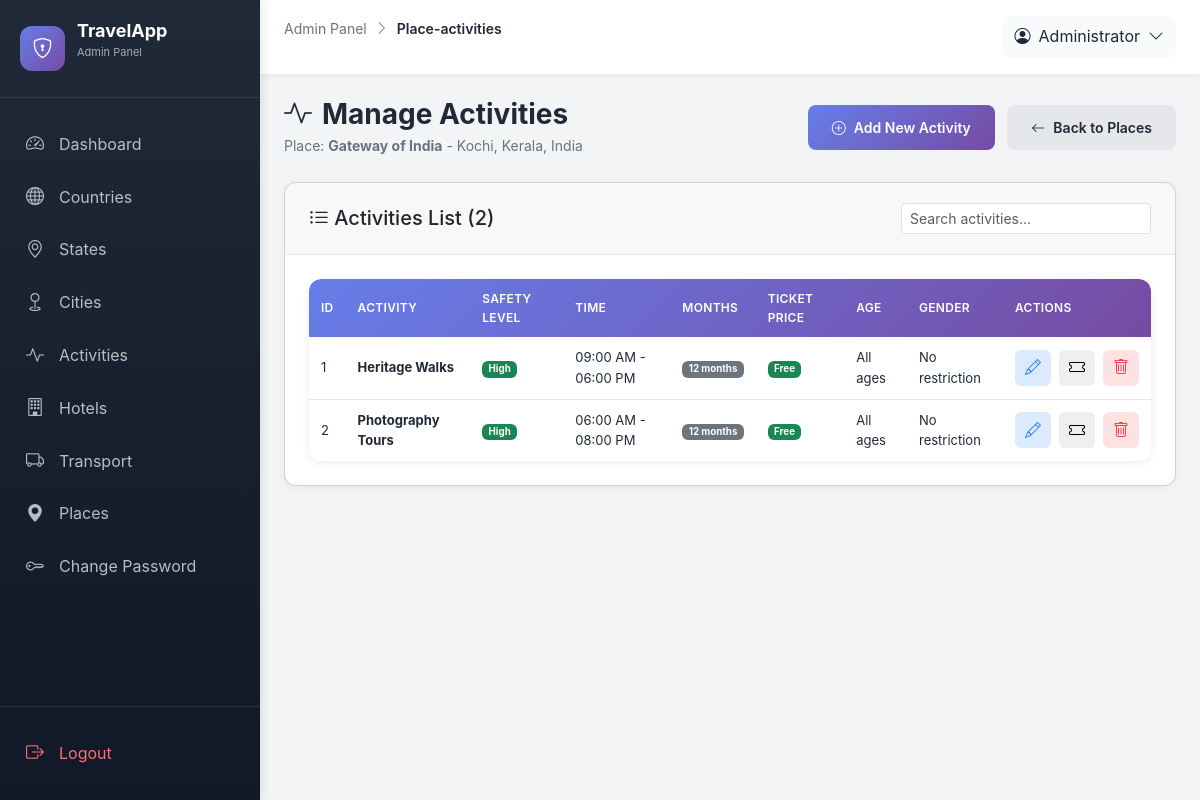
Page /admin/place-activities.php?place_id=1 (signed in) on the committed database.
### tables this page shows
CREATE TABLE IF NOT EXISTS places (
    id INT AUTO_INCREMENT PRIMARY KEY,
    city_id INT NOT NULL,
    name VARCHAR(100) NOT NULL,
    description TEXT,
    image VARCHAR(255),
    security_info TEXT,
    night_travel_safety TEXT,
    safety_level ENUM('High', 'Medium', 'Low', 'Worst') DEFAULT 'Medium',
    religion_restrictions TEXT,
     
    best_time_of_day ENUM('morning','afternoon','evening','anytime'),
    avg_visit_time_hours DECIMAL(3,1),
    crowd_level ENUM('low','medium','high'),
    avg_waiting_time_minutes INT,
     
    weather_dependency ENUM('low','medium','high'),
    monsoon_risk ENUM('safe','risky','closed'),
    sudden_closure_risk ENUM('rare','occasional','frequent'),
     
    child_friendly ENUM('yes','no'),
    senior_friendly ENUM('yes','no'),
    physical_effort ENUM('low','medium','high'),
     
    nearest_hospital_distance_km DECIMAL(5,2),
    police_response_level ENUM('good','medium','poor'),
     
    digital_amenities TEXT,
    mobile_network ENUM('good','weak','none'),
    internet_availability ENUM('yes','limited','no'),
     
    experience_score INT CHECK (experience_score BETWEEN 1 AND 5),
    priority_level INT DEFAULT 3,
    status ENUM('active','inactive') DEFAULT 'active',
    is_verified ENUM('yes','no') DEFAULT 'no',
    created_at TIMESTAMP DEFAULT CURRENT_TIMESTAMP,
    FOREIGN KEY (city_id) REFERENCES districts(id) ON DELETE CASCADE
);

CREATE TABLE IF NOT EXISTS districts (
    id INT AUTO_INCREMENT PRIMARY KEY,
    state_id INT NOT NULL,
    name VARCHAR(100) NOT NULL,
    description TEXT,
    image VARCHAR(255),
    latitude DECIMAL(10,7),
    longitude DECIMAL(10,7),
    road_type ENUM('plain','hill','mixed') DEFAULT 'plain',
    status ENUM('active','inactive') DEFAULT 'active',
    created_at TIMESTAMP DEFAULT CURRENT_TIMESTAMP,
    FOREIGN KEY (state_id) REFERENCES states(id) ON DELETE CASCADE
);

CREATE TABLE IF NOT EXISTS states (
    id INT AUTO_INCREMENT PRIMARY KEY,
    country_id INT NOT NULL,
    name VARCHAR(100) NOT NULL,
    description TEXT,
    image VARCHAR(255),
    best_months TEXT,
    status ENUM('active','inactive') DEFAULT 'active',
    created_at TIMESTAMP DEFAULT CURRENT_TIMESTAMP,
    FOREIGN KEY (country_id) REFERENCES countries(id) ON DELETE CASCADE
);

CREATE TABLE IF NOT EXISTS countries (
    id INT AUTO_INCREMENT PRIMARY KEY,
    name VARCHAR(100) NOT NULL,
    description TEXT,
    image VARCHAR(255),
    status ENUM('active','inactive') DEFAULT 'active',
    created_at TIMESTAMP DEFAULT CURRENT_TIMESTAMP
);

CREATE TABLE IF NOT EXISTS place_activities (
    id INT AUTO_INCREMENT PRIMARY KEY,
    place_id INT NOT NULL,
    activity_type_id INT NOT NULL,
    safety_info TEXT,
    safety_level ENUM('High', 'Medium', 'Low', 'Worst') DEFAULT 'Medium',
    age_restriction VARCHAR(50),
    gender_restriction VARCHAR(50),
    medical_restrictions TEXT,
    open_time TIME,
    close_time TIME,
    available_months TEXT,
    ticket_price VARCHAR(100),
     
    difficulty_level ENUM('easy','moderate','hard'),
    physical_effort ENUM('low','medium','high'),
     
    weather_dependency ENUM('low','medium','high'),
    monsoon_risk ENUM('safe','risky','closed'),
    cancellation_chance ENUM('low','medium','high'),
     
    safety_equipment_required ENUM('yes','no'),
    equipment_provided ENUM('yes','partial','no'),
     
    guide_mandatory ENUM('yes','no'),
    operator_type ENUM('government','private','local'),
     
    buffer_time_minutes INT,
    reporting_time TIME,
     
    crowd_level ENUM('low','medium','high'),
    avg_waiting_time_minutes INT,
     
    min_age INT,
    max_age INT,
     
    nearest_medical_distance_km DECIMAL(5,2),
    emergency_support_level ENUM('good','medium','poor'),
     
    stop_conditions TEXT,
     
    family_friendly ENUM('yes','no'),
    solo_traveler_safe ENUM('yes','no'),
    status ENUM('active','inactive') DEFAULT 'active',
    is_verified ENUM('yes','no') DEFAULT 'no',
    priority_level INT DEFAULT 3,
    created_at TIMESTAMP DEFAULT CURRENT_TIMESTAMP,
    FOREIGN KEY (place_id) REFERENCES places(id) ON DELETE CASCADE,
    FOREIGN KEY (activity_type_id) REFERENCES activity_types(id) ON DELETE CASCADE,
    UNIQUE KEY unique_place_activity (place_id, activity_type_id)
);

CREATE TABLE IF NOT EXISTS activity_types (
    id INT AUTO_INCREMENT PRIMARY KEY,
    name VARCHAR(100) NOT NULL,
    description TEXT,
    image VARCHAR(255),
    status ENUM('active','inactive') DEFAULT 'active',
    created_at TIMESTAMP DEFAULT CURRENT_TIMESTAMP
);

### admin/config.php (called while the page is built, shortened)
<?php
function getDBConnection() {
    static $conn = null;
    if ($conn === null) {
        try {
            $conn = new mysqli(DB_HOST, DB_USER, DB_PASS, DB_NAME);
            $conn->set_charset("utf8mb4");
        } catch (Exception $e) {
            die("Database connection error: " . $e->getMessage());
        }
    }
    return $conn;
}
function getAdminInfo() {
    try {
        $conn = getDBConnection();
        $admin_id = $_SESSION['admin_id'];
        $table_check = $conn->query("SHOW TABLES LIKE 'admin_users'");
        $stmt = $conn->prepare("SELECT id, username, email, full_name, last_login FROM admin_users WHERE id = ? AND status = 'active'");
        if ($stmt) {
            $stmt->bind_param("i", $admin_id);
            $stmt->execute();
            $result = $stmt->get_result();
            $admin = $result->fetch_assoc();
            return $admin;
        }
    } catch (Exception $e) {
        error_log("Get admin info failed: " . $e->getMessage());
    }
    return null;
}
?>

### admin/place-activities.php (the view, shortened to what this page needs)
<?php
require_once 'config.php';
$conn = getDBConnection();
$place_id = isset($_GET['place_id']) ? intval($_GET['place_id']) : 0;
$place = null;
$result = $conn->query("SELECT p.*, d.name as city_name, s.name as state_name, c.name as country_name FROM places p JOIN districts d ON p.city_id = d.id JOIN states s ON d.state_id = s.id JOIN countries c ON s.country_id = c.id WHERE p.id = $place_id");
if ($result && $result->num_rows > 0) {
    $place = $result->fetch_assoc();
} else {
    header('Location: places.php');
    exit;
}
$activities = [];
$result = $conn->query("SELECT pa.*, at.name as activity_name FROM place_activities pa JOIN activity_types at ON pa.activity_type_id = at.id WHERE pa.place_id = $place_id ORDER BY at.name");
if ($result) {
    $activities = $result->fetch_all(MYSQLI_ASSOC);
}
?>
<!DOCTYPE html>
<html lang="en">
<head>
    <link href="https://cdn.jsdelivr.net/npm/bootstrap@5.3.0/dist/css/bootstrap.min.css" rel="stylesheet">
    <link href="https://cdn.jsdelivr.net/npm/bootstrap-icons@1.11.3/font/bootstrap-icons.css" rel="stylesheet">
    <link href="https://cdn.jsdelivr.net/npm/select2@4.1.0-rc.0/dist/css/select2.min.css" rel="stylesheet" />
    <link href="https://cdn.jsdelivr.net/npm/select2-bootstrap-5-theme@1.3.0/dist/select2-bootstrap-5-theme.min.css" rel="stylesheet" />
    <link rel="stylesheet" href="admin.css">
</head>
<body>
    <?php include 'includes/sidebar.php'; ?>
    <div class="main-content">
        <?php include 'includes/header.php'; ?>
        <div class="content-area">
            <div class="page-header d-flex justify-content-between align-items-center">
                <div>
                    <h1><i class="bi bi-activity"></i> Manage Activities</h1>
                    <p>Place: <strong><?php echo htmlspecialchars($place['name']); ?></strong> - <?php echo htmlspecialchars($place['city_name'] . ', ' . $place['state_name'] . ', ' . $place['country_name']); ?></p>
                </div>
                <div>
                    <button type="button" class="btn btn-primary" data-bs-toggle="modal" data-bs-target="#addActivityModal">
                        <i class="bi bi-plus-circle"></i> Add New Activity
                    </button>
                    <a href="places.php" class="btn btn-secondary ms-2">
                        <i class="bi bi-arrow-left"></i> Back to Places
                    </a>
                </div>
            </div>
            <div class="card">
                <div class="card-header d-flex justify-content-between align-items-center">
                    <h5 class="mb-0"><i class="bi bi-list-ul"></i> Activities List (<?php echo count($activities); ?>)</h5>
                    <div class="search-box">
                        <input type="text" id="searchTable" class="form-control form-control-sm" placeholder="Search activities..." style="width: 250px;">
                    </div>
                </div>
                <div class="card-body">
                    <?php if (count($activities) > 0): ?>
                    <div class="table-responsive">
                        <table class="data-table" id="dataTable">
                            <thead>
                                <tr>
                                    <th>ID</th>
                                    <th>Activity</th>
                                    <th>Safety Level</th>
                                    <th>Time</th>
                                    <th>Months</th>
                                    <th>Ticket Price</th>
                                    <th>Age</th>
                                    <th>Gender</th>
                                    <th>Actions</th>
                                </tr>
                            </thead>
                            <tbody>
                                <?php foreach ($activities as $activity): ?>
                                <tr>
                                    <td><?php echo $activity['id']; ?></td>
                                    <td><strong><?php echo htmlspecialchars($activity['activity_name']); ?></strong></td>
                                    <td>
                                        <?php
                                        $safety_level = $activity['safety_level'] ?? 'Medium';
                                        $badge_class = '';
                                        if ($safety_level === 'High') $badge_class = 'bg-success';
                                        elseif ($safety_level === 'Medium') $badge_class = 'bg-info';
                                        elseif ($safety_level === 'Low') $badge_class = 'bg-warning';
                                        elseif ($safety_level === 'Worst') $badge_class = 'bg-danger';
                                        ?>
                                        <span class="badge <?php echo $badge_class; ?>"><?php echo htmlspecialchars($safety_level); ?></span>
                                    </td>
                                    <td>
                                        <?php
                                        $open_time = $activity['open_time'] ?? '';
                                        $close_time = $activity['close_time'] ?? '';
                                        if ($open_time || $close_time) {
                                            echo htmlspecialchars(($open_time ? date('h:i A', strtotime($open_time)) : 'N/A') . ' - ' . ($close_time ? date('h:i A', strtotime($close_time)) : 'N/A'));
                                        } else {
                                            echo '-';
                                        }
                                        ?>
                                    </td>
                                    <td>
                                        <?php
                                        $months = $activity['available_months'] ?? '';
                                        if ($months) {
                                            $month_list = explode(',', $months);
                                            echo '<span class="badge bg-secondary">' . count($month_list) . ' months</span>';
                                        } else {
                                            echo '<span class="badge bg-info">All year</span>';
                                        }
                                        ?>
                                    </td>
                                    <td>
                                        <?php
                                        $ticket_price = $activity['ticket_price'] ?? 'Free';
                                        if ($ticket_price === 'Free' || empty($ticket_price)) {
                                            echo '<span class="badge bg-success">Free</span>';
                                        } else {
                                            echo '<span class="badge bg-primary">₹' . htmlspecialchars($ticket_price) . '</span>';
                                        }
                                        ?>
                                    </td>
                                    <td><?php echo htmlspecialchars($activity['age_restriction'] ?? '-'); ?></td>
                                    <td><?php echo htmlspecialchars($activity['gender_restriction'] ?? '-'); ?></td>
                                    <td>
                                        <div class="action-buttons">
                                            <button type="button" class="btn-icon btn-edit" title="Edit" onclick="openEditModal(<?php echo htmlspecialchars(json_encode($activity)); ?>)">
                                                <i class="bi bi-pencil"></i>
                                            </button>
                                            <button type="button" class="btn-icon btn-info" title="View Ticket Details" onclick="openTicketModal(<?php echo $activity['id']; ?>, '<?php echo htmlspecialchars(addslashes($activity['activity_name'])); ?>', '<?php echo htmlspecialchars(addslashes($activity['ticket_price'] ?? 'Free')); ?>', '<?php echo htmlspecialchars(addslashes($activity['open_time'] ?? '')); ?>', '<?php echo htmlspecialchars(addslashes($activity['close_time'] ?? '')); ?>', '<?php echo htmlspecialchars(addslashes($activity['available_months'] ?? '')); ?>', '<?php echo htmlspecialchars(addslashes($activity['age_restriction'] ?? '')); ?>', '<?php echo htmlspecialchars(addslashes($activity['gender_restriction'] ?? '')); ?>', '<?php echo htmlspecialchars(addslashes($activity['safety_info'] ?? '')); ?>', '<?php echo htmlspecialchars(addslashes($activity['medical_restrictions'] ?? '')); ?>')">
                                                <i class="bi bi-ticket"></i>
                                            </button>
                                            <form method="POST" style="display:inline;" onsubmit="return confirm('Are you sure you want to delete this activity?');">
                                                <button type="submit" class="btn-icon btn-delete" title="Delete">
                                                    <i class="bi bi-trash"></i>
                                                </button>
                                            </form>
                                        </div>
                                    </td>
                                </tr>
                                <?php endforeach; ?>
                            </tbody>
                        </table>
                    </div>
                    <?php endif; ?>
                </div>
            </div>
        </div>
    </div>
</body>
</html>

### admin/includes/header.php (shortened to what this page needs)
<?php
$admin = getAdminInfo();
?>
<div class="header">
    <div class="header-left">
        <div class="breadcrumb">
            <span>Admin Panel</span>
            <i class="bi bi-chevron-right"></i>
            <span><?php echo ucfirst(str_replace('.php', '', basename($_SERVER['PHP_SELF']))); ?></span>
        </div>
    </div>
    <div class="header-right">
        <div class="header-user">
            <div class="user-dropdown">
                <div class="user-dropdown-toggle">
                    <i class="bi bi-person-circle"></i>
                    <span><?php echo htmlspecialchars($admin['full_name'] ?? 'Admin'); ?></span>
                    <i class="bi bi-chevron-down"></i>
                </div>
            </div>
        </div>
    </div>
</div>

### rows in the picture
places: name "Gateway of India", city.name "Kochi, Kerala, India"
place_activities: id "1", activity_type.name "Heritage Walks", safety_level "High", open_time+close_time "09:00 AM - 06:00 PM", available_months "12", ticket_price "Free", age_restriction "All ages", gender_restriction "No restriction"
place_activities: id "2", activity_type.name "Photography Tours", safety_level "High", open_time+close_time "06:00 AM - 08:00 PM", available_months "12", ticket_price "Free", age_restriction "All ages", gender_restriction "No restriction"

### other values in the picture
str_replace('.php', '', basename($_SERVER['PHP_SELF'])) "Place-activities"
$admin['full_name'] "Administrator"
count($activities) "2"
